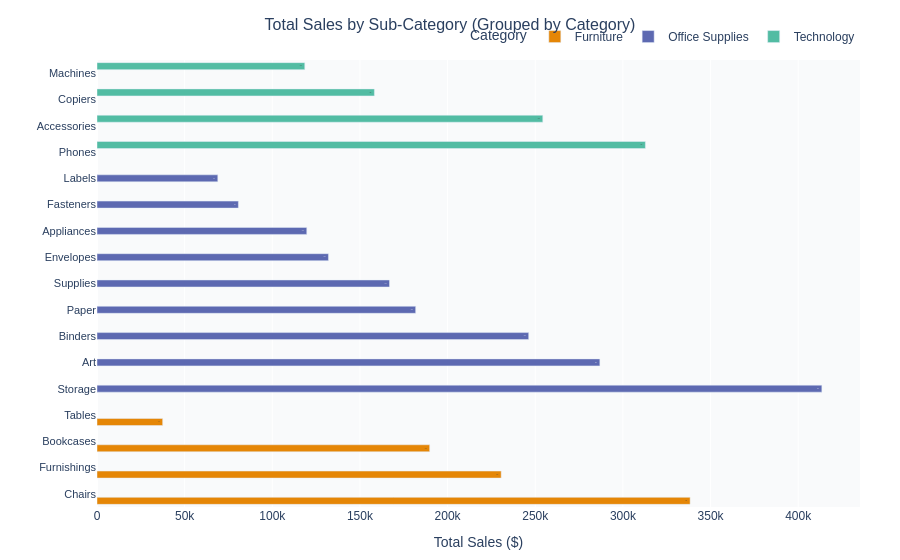

The notebook cell this image was saved under:
### Code cell
#BAR CHART – Total Sales by Category

# Merge sub-category sales with category info
subcat_bar = df.groupby(["Category", "Sub-Category"], as_index=False)["Sales"].sum()
subcat_bar.sort_values(["Category", "Sales"], ascending=[True, False], inplace=True)

fig_bar = px.bar(
    subcat_bar,
    x="Sales",
    y="Sub-Category",
    color="Category",                           # group/colour by Category
    color_discrete_sequence=px.colors.qualitative.Vivid,
    orientation="h",
    barmode="group",
    title="Total Sales by Sub-Category (Grouped by Category)",
    labels={"Sales": "Total Sales ($)", "Sub-Category": "", "Category": "Category"},
    text_auto=".2s",
)
fig_bar.update_traces(
    hovertemplate=(
        "<b>%{y}</b><br>"
        "Category: %{fullData.name}<br>"
        "Sales: $%{x:,.0f}<extra></extra>"
    )
)
fig_bar.update_layout(
    legend=dict(
        title="Category",
        orientation="h",
        yanchor="bottom",
        y=1.02,
        xanchor="right",
        x=1,
    ),
    yaxis=dict(tickfont=dict(size=11)),
)
fig_bar = style(fig_bar, "Total Sales by Sub-Category (Grouped by Category)")
fig_bar.show()

### Figure 1 — Plotly figure (JSON) as saved in the notebook; plotly's stock layout.template omitted (floating-point values rounded to 4 significant figures)
{"data": [{"alignmentgroup": "True", "hovertemplate": "<b>%{y}</b><br>Category: %{fullData.name}<br>Sales: $%{x:,.0f}<extra></extra>", "legendgroup": "Furniture", "marker": {"color": "rgb(229, 134, 6)", "pattern": {"shape": ""}}, "name": "Furniture", "offsetgroup": "Furniture", "orientation": "h", "showlegend": true, "textposition": "auto", "texttemplate": "%{x:.2s}", "type": "bar", "x": [338300.0, 230600.0, 189800.0, 37460.0], "xaxis": "x", "y": ["Chairs", "Furnishings", "Bookcases", "Tables"], "yaxis": "y"}, {"alignmentgroup": "True", "hovertemplate": "<b>%{y}</b><br>Category: %{fullData.name}<br>Sales: $%{x:,.0f}<extra></extra>", "legendgroup": "Office Supplies", "marker": {"color": "rgb(93, 105, 177)", "pattern": {"shape": ""}}, "name": "Office Supplies", "offsetgroup": "Office Supplies", "orientation": "h", "showlegend": true, "textposition": "auto", "texttemplate": "%{x:.2s}", "type": "bar", "x": [413500.0, 286800.0, 246300.0, 181800.0, 166900.0, 132000.0, 119700.0, 80650.0, 68910.0], "xaxis": "x", "y": ["Storage", "Art", "Binders", "Paper", "Supplies", "Envelopes", "Appliances", "Fasteners", "Labels"], "yaxis": "y"}, {"alignmentgroup": "True", "hovertemplate": "<b>%{y}</b><br>Category: %{fullData.name}<br>Sales: $%{x:,.0f}<extra></extra>", "legendgroup": "Technology", "marker": {"color": "rgb(82, 188, 163)", "pattern": {"shape": ""}}, "name": "Technology", "offsetgroup": "Technology", "orientation": "h", "showlegend": true, "textposition": "auto", "texttemplate": "%{x:.2s}", "type": "bar", "x": [312800.0, 254300.0, 158200.0, 118500.0], "xaxis": "x", "y": ["Phones", "Accessories", "Copiers", "Machines"], "yaxis": "y"}], "layout": {"barmode": "group", "font": {"family": "Arial"}, "hovermode": "closest", "legend": {"orientation": "h", "title": {"text": "Category"}, "tracegroupgap": 0, "x": 1, "xanchor": "right", "y": 1.02, "yanchor": "bottom"}, "margin": {"b": 40, "l": 40, "r": 40, "t": 60}, "paper_bgcolor": "white", "plot_bgcolor": "#f9fafb", "title": {"font": {"size": 16}, "text": "Total Sales by Sub-Category (Grouped by Category)", "x": 0.5, "xanchor": "center"}, "xaxis": {"anchor": "y", "domain": [0, 1], "title": {"text": "Total Sales ($)"}}, "yaxis": {"anchor": "x", "domain": [0, 1], "tickfont": {"size": 11}, "title": {"text": ""}}}}
